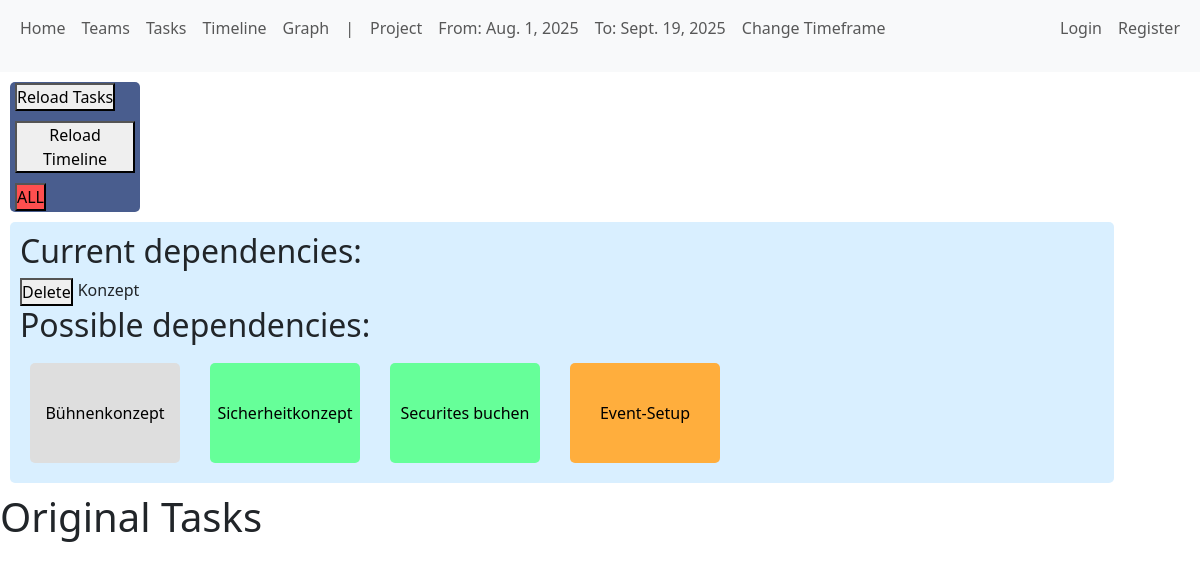
/distributor/add_dependency_page/59/, run on an earlier commit of the app's database.
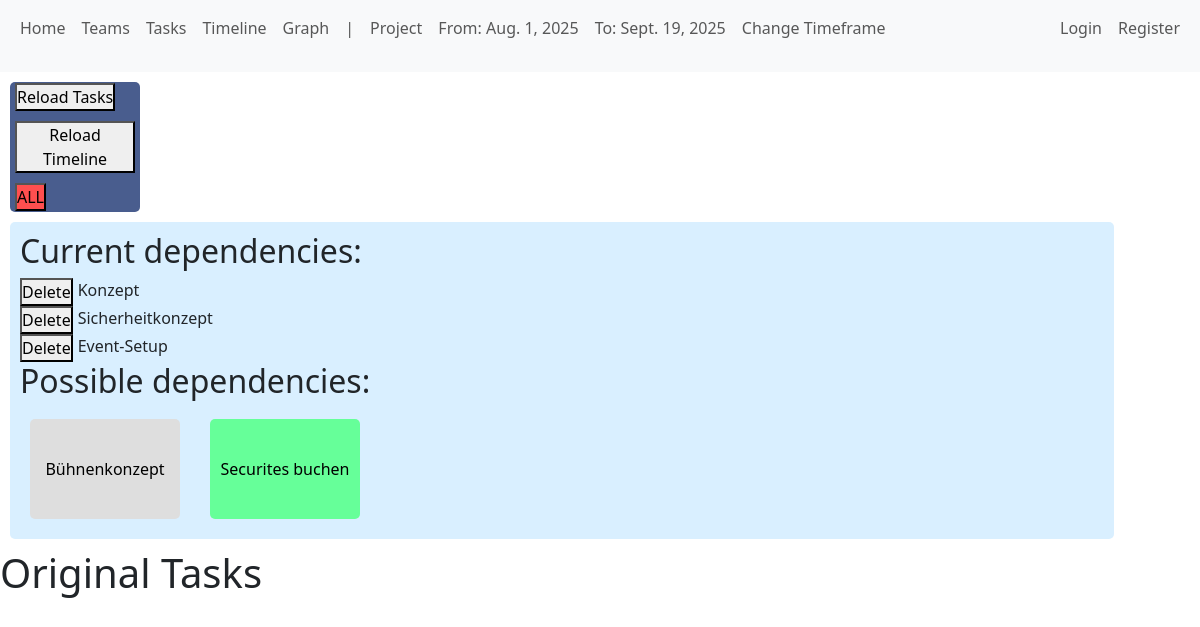
And on a later commit of the database.
### distributor/models.py (models this page shows, shortened)
class Task(models.Model):
    name = models.CharField(max_length=100)
    team = models.ForeignKey(Team, on_delete=models.SET_NULL, null=True, blank=True)
    loops = models.IntegerField(default=0)
    priority = models.IntegerField(default=0)
    difficulty = models.IntegerField(default=0)
    approval_required = models.BooleanField(default=False)
    initial_dependencies = models.ManyToManyField("self",
                                                  symmetrical=False,
                                                  blank=True,
                                                  related_name="required_by")

### distributor/views.py (the view)
# urls.py: path('add_dependency_page/<int:id>/', views.add_dependency_page, name='add_dependency_page'),
def add_dependency_page(request, id):
    task_to_be_modified = Task.objects.get(id=id)
    context = {
        'possible_deps': get_valid_possible_dependencies(task_to_be_modified),
        'task': task_to_be_modified,
    }
    return render(request, 'distributor/add_dep_task.html', context)

### distributor/context_processors.py (called while the page is built)
def global_project_timeframe_form(request):
    return {
        "global_project_timeframe_form": ProjectTimeframeForm(),
    }

def global_project_timeframe(request):
    project_time_frame = Project.objects.first()
    if project_time_frame:
        return {
            "global_project_timeframe": project_time_frame,
        }
    else:
        return {
            "global_project_timeframe": 'No values picked yet',
        }

### distributor/templatetags/custom_tags.py (called while the page is built)
@register.inclusion_tag('components/update_dependencies.html')
def update_dependencies(task_id):
    task = Task.objects.get(pk=task_id)
    possible_deps = get_valid_possible_dependencies(task)
    return {
        'task': task,
        'possible_deps': possible_deps
    }

@register.inclusion_tag('components/display_reload_buttons.html')
def display_reload_buttons():
    return {}

### distributor/templates/distributor/add_dep_task.html (shortened to what this page needs)
{% extends "distributor/tasks.html" %}
{% load custom_tags %}
{% block task_creation_content %}
    {% update_dependencies task.id %}
{% endblock %}

### distributor/templates/components/update_dependencies.html (shortened to what this page needs)
<div class="update_dependencies_container">
        <h2>Current dependencies: </h2>
            {% for dep in task.initial_dependencies.all %}
                <div class="display_dependency_with_button">
                <form method="POST" action="{% url 'delete_dependency' task.id %}">
                    <button>Delete</button>
                </form>
                {{ dep.name }}
                </div>
            {% endfor %}
        <h2>Possible dependencies: </h2>
        <div class="select_possible_dependencies">
            <div class="dependency-buttons">
                {% for dep in possible_deps %}
                    {% if dep not in task.initial_dependencies.all %}
                        <form method="POST" action="{% url 'add_dependency' task.id %}">
                            <button style="background-color: {{ dep.team.color }}" name="dep_to_be_added" value="{{ dep.id }}"
                            class="pos_dep_add_button">{{ dep.name }}</button>
                        </form>
                    {% endif %}
                {% endfor %}
            </div>
        </div>
    </div>

What changed in the data, as far as the page shows it:
changed Task "Sicherheitkonzept": moves from the list under "Possible dependencies:" to the list under "Current dependencies:"
changed Task "Event-Setup": moves from the list under "Possible dependencies:" to the list under "Current dependencies:"
